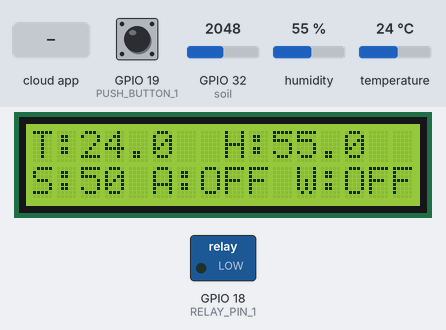
A sketch run on a simulated ESP32. On the bench: 16×2 character LCD, switched loads named in the sketch (green lamp = pin HIGH). The test bench sets the inputs (shaded band); at power-on: GPIO 19 (PUSH_BUTTON_1) HIGH, GPIO 32 (soil) = 2048, humidity 55 %, temperature 24 °C. WiFi joins after 1.5 s; servers stay silent unless stated; no MQTT or app messages arrive unless stated; what the sketch prints to the serial monitor is not drawn.

Above: at 3.3 s.
3.4 s: GPIO 19 (PUSH_BUTTON_1) pulled LOW for 0.15 s
At 5.1 s:
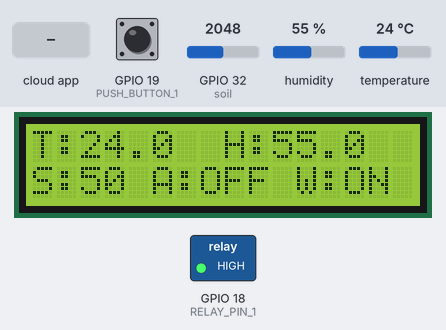
5.8 s: the phone or cloud app sets relaycontrol to OFF
At 6.3 s:
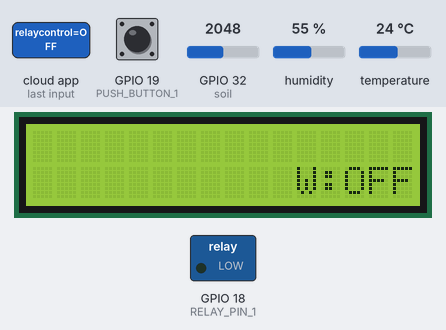
7.9 s: the phone or cloud app sets autoenable to ON
At 9.4 s:
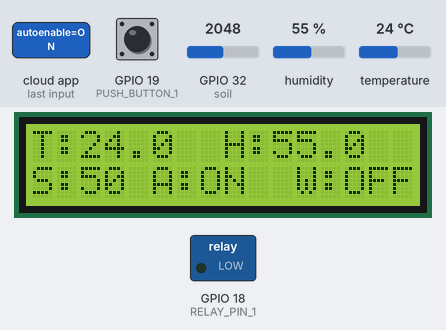
10.0 s: GPIO 32 (soil) set to 2457
At 11.2 s:
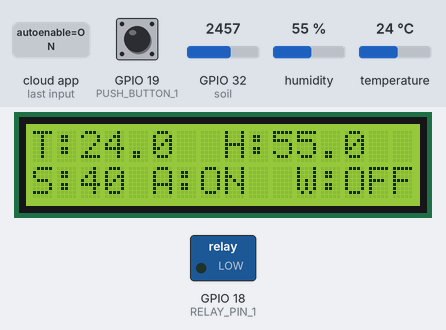
12.1 s: GPIO 32 (soil) set to 2549
At 14.8 s:
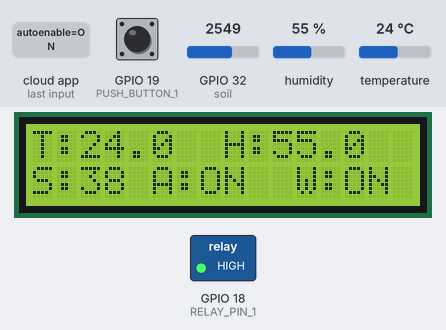
15.3 s: humidity set to 22 %
At 17.4 s:
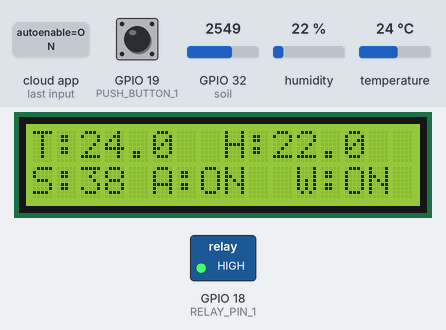
Timing chart, 0 to 18.9 s (numbered marks = the images above; inputs shaded):
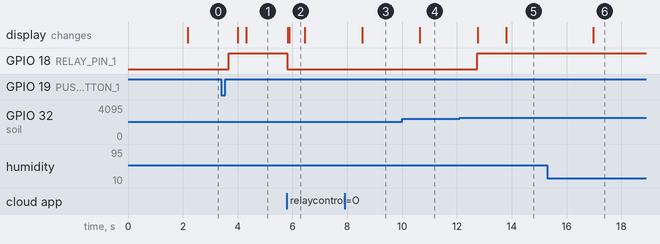

Measured:
- the behaviour switches between 2497 and 2498 on GPIO 32 (soil) (found by bisection; images 4 and 5)
- after the input at 3.4 s, GPIO 18 (RELAY_PIN_1): LOW → HIGH after 0.27 s; the display: first changes after 0.61 s (image 1 shows a later state)
- after the input at 5.8 s, GPIO 18 (RELAY_PIN_1): HIGH → LOW at once; the display: first changes at once (image 2 shows a later state)
- after the input at 7.9 s, the display: changes after 0.64 s (image 3)
- after the input at 10.0 s, the display: changes after 0.65 s (image 4)
- after the input at 12.1 s, GPIO 18 (RELAY_PIN_1): LOW → HIGH after 0.64 s; the display: first changes after 0.67 s (image 5 shows a later state)
- after the input at 15.3 s, the display: changes after 1.7 s (image 6)

The sketch:

doandanganh.ino
```cpp
#include <WiFi.h>
#include <Adafruit_MQTT.h>
#include <Adafruit_MQTT_Client.h>
#include <Wire.h>
#include <LiquidCrystal_I2C.h>
#include <DHT.h>
#include <TimeLib.h>
#include <NTPClient.h>
#include <WiFiUdp.h>

LiquidCrystal_I2C lcd(0x27, 16, 2);
const char* ssid = "abcd";
const char* password = "12345678";
#define AIO_SERVER "io.adafruit.com"
#define AIO_SERVERPORT 1883
#define AIO_USERNAME "dadanganh"
#define AIO_KEY "aio_MprK98xPGjMIUXq8zI9HXJh5g44X"
#define DHTPIN 4
#define DHTTYPE DHT11
DHT dht(DHTPIN, DHTTYPE);
WiFiUDP ntpUDP;
NTPClient timeClient(ntpUDP, "pool.ntp.org", 0, 60000);
#define soil 32
#define RELAY_PIN_1 18
#define PUSH_BUTTON_1 19

WiFiClient client;
Adafruit_MQTT_Client mqtt(&client, AIO_SERVER, AIO_SERVERPORT, AIO_USERNAME, AIO_KEY);

// Feeds
Adafruit_MQTT_Publish temperatureFeed = Adafruit_MQTT_Publish(&mqtt, AIO_USERNAME "/feeds/temperature");
Adafruit_MQTT_Publish humidityFeed = Adafruit_MQTT_Publish(&mqtt, AIO_USERNAME "/feeds/humidity");
Adafruit_MQTT_Publish soilMoistureFeed = Adafruit_MQTT_Publish(&mqtt, AIO_USERNAME "/feeds/soilmoisture");
Adafruit_MQTT_Publish relayFeed = Adafruit_MQTT_Publish(&mqtt, AIO_USERNAME "/feeds/relaycontrol");
Adafruit_MQTT_Subscribe relayControl = Adafruit_MQTT_Subscribe(&mqtt, AIO_USERNAME "/feeds/relaycontrol");
Adafruit_MQTT_Subscribe soilTargetFeed = Adafruit_MQTT_Subscribe(&mqtt, AIO_USERNAME "/feeds/soilmoisturetarget");
Adafruit_MQTT_Subscribe autoEnableFeed = Adafruit_MQTT_Subscribe(&mqtt, AIO_USERNAME "/feeds/autoenable");

int relay1State = LOW;
int previousRelayState = LOW;
bool pumpState = false;
bool isTimerEnable = false;
bool autoEnable = false;
int soilMin = 40;  // Giá trị mặc định
int soilMax = 60;  // Giá trị mặc định

unsigned long previousDataSendMillis = 0;
const long dataSendInterval = 30000;
unsigned long previousLCDUpdateMillis = 0;
const long lcdUpdateInterval = 1000;
unsigned long previousRelaySendMillis = 0;
const long relaySendCooldown = 1000;

// Callback cho relaycontrol
void relayCallback(char *data, uint16_t len) {
  String message = String(data);
  Serial.print("Received from relaycontrol: ");
  Serial.println(message);

  if (message == "ON") {
    relay1State = HIGH;
  } else if (message == "OFF") {
    relay1State = LOW;
  }
  digitalWrite(RELAY_PIN_1, relay1State);
  updateLCDForRelay();

  unsigned long currentMillis = millis();
  if (currentMillis - previousRelaySendMillis >= relaySendCooldown) {
    MQTT_connect();
    relayFeed.publish(relay1State == HIGH ? "ON" : "OFF");
    previousRelaySendMillis = currentMillis;
  }
}

// Callback cho soilmoisturetarget (min-max)
void soilTargetCallback(char *data, uint16_t len) {
  String message = String(data);
  Serial.print("Received soil moisture target: ");
  Serial.println(message);

  // Phân tích min và max từ chuỗi "min-max"
  int separatorIndex = message.indexOf('-');
  if (separatorIndex != -1) {
    soilMin = message.substring(0, separatorIndex).toInt();
    soilMax = message.substring(separatorIndex + 1).toInt();
    Serial.printf("Min: %d, Max: %d\n", soilMin, soilMax);
  }
}

// Callback cho autoenable (switch)
void autoEnableCallback(char *data, uint16_t len) {
  String message = String(data);
  autoEnable = (message == "ON");
  Serial.print("Auto mode: ");
  Serial.println(autoEnable ? "Enabled" : "Disabled");
}

void initializeLCD() {
  lcd.clear();
}

void updateLCDForRelay() {
  if (relay1State == HIGH) {
    lcd.setCursor(11, 1);
    lcd.print("W:ON ");
  } else {
    lcd.setCursor(11, 1);
    lcd.print("W:OFF");
  }
}

void DHT11sensor() {
  float h = dht.readHumidity();
  float t = dht.readTemperature();
  if (isnan(h) || isnan(t)) {
    Serial.println("Failed to read from DHT sensor!");
    return;
  }
  lcd.setCursor(0, 0);
  lcd.print("T:");
  lcd.print(t, 1);
  lcd.setCursor(8, 0);
  lcd.print("H:");
  lcd.print(h, 1);
  Serial.print("Temperature: ");
  Serial.print(t);
  Serial.print(" °C, Humidity: ");
  Serial.print(h);
  Serial.println(" %");
}

void soilMoistureSensor() {
  int value = analogRead(soil);
  value = map(value, 0, 4095, 0, 100);
  value = (value - 100) * -1;
  lcd.setCursor(0, 1);
  lcd.print("S:");
  lcd.print(value);
  lcd.print(" ");

  if (autoEnable) {
    unsigned long currentMillis = millis();
    if (value < soilMin && relay1State == LOW) {
      relay1State = HIGH;
      digitalWrite(RELAY_PIN_1, relay1State);
      if (currentMillis - previousRelaySendMillis >= relaySendCooldown) {
        MQTT_connect();
        relayFeed.publish("ON");
        previousRelaySendMillis = currentMillis;
      }
      lcd.setCursor(11, 1);
      lcd.print("W:ON ");
    } else if (value >= soilMax && relay1State == HIGH) {
      relay1State = LOW;
      digitalWrite(RELAY_PIN_1, relay1State);
      if (currentMillis - previousRelaySendMillis >= relaySendCooldown) {
        MQTT_connect();
        relayFeed.publish("OFF");
        previousRelaySendMillis = currentMillis;
      }
      lcd.setCursor(11, 1);
      lcd.print("W:OFF");
    }
  }
}

void updateLCDForAuto() {
  lcd.setCursor(5, 1);
  lcd.print("A:");
  lcd.print(autoEnable ? "ON " : "OFF");
}

void sendSensorData() {
  float h = dht.readHumidity();
  float t = dht.readTemperature();
  int soilValue = analogRead(soil);
  soilValue = map(soilValue, 0, 4095, 0, 100);
  soilValue = (soilValue - 100) * -1;

  MQTT_connect();
  temperatureFeed.publish(t);
  humidityFeed.publish(h);
  soilMoistureFeed.publish((int32_t)soilValue);
  Serial.println("Data sent to Adafruit IO:");
  Serial.print("Temperature: ");
  Serial.print(t);
  Serial.print(" °C, Humidity: ");
  Serial.print(h);
  Serial.print(" %, Soil Moisture: ");
  Serial.print(soilValue);
  Serial.println(" %");
}

void checkPhysicalButton() {
  if (digitalRead(PUSH_BUTTON_1) == LOW) {
    delay(200); // Debounce
    relay1State = !relay1State;
    digitalWrite(RELAY_PIN_1, relay1State);

    unsigned long currentMillis = millis();
    if (currentMillis - previousRelaySendMillis >= relaySendCooldown) {
      MQTT_connect();
      relayFeed.publish(relay1State == HIGH ? "ON" : "OFF");
      previousRelaySendMillis = currentMillis;
      Serial.println(relay1State == HIGH ? "p: ON" : "p: OFF");
    }
    while (digitalRead(PUSH_BUTTON_1) == LOW);
    delay(200); // Debounce
  }
}

void setup() {
  Serial.begin(9600);
  Wire.begin();
  lcd.init();
  lcd.backlight();
  pinMode(RELAY_PIN_1, OUTPUT);
  pinMode(PUSH_BUTTON_1, INPUT_PULLUP);

  WiFi.begin(ssid, password);
  while (WiFi.status() != WL_CONNECTED) {
    delay(1000);
    Serial.println("Connecting to WiFi...");
  }
  Serial.println("Connected to WiFi");

  dht.begin();
  timeClient.begin();
  initializeLCD();

  // Subscribe các feed
  mqtt.subscribe(&relayControl);
  relayControl.setCallback(relayCallback);
  mqtt.subscribe(&soilTargetFeed);
  soilTargetFeed.setCallback(soilTargetCallback);
  mqtt.subscribe(&autoEnableFeed);
  autoEnableFeed.setCallback(autoEnableCallback);

  MQTT_connect();
}

void loop() {
  MQTT_connect();
  unsigned long currentMillis = millis();

  if (currentMillis - previousDataSendMillis >= dataSendInterval) {
    previousDataSendMillis = currentMillis;
    sendSensorData();
  }

  if (currentMillis - previousLCDUpdateMillis >= lcdUpdateInterval) {
    previousLCDUpdateMillis = currentMillis;
    DHT11sensor();
    soilMoistureSensor();
    updateLCDForAuto();
  }

  if (relay1State != previousRelayState) {
    previousRelayState = relay1State;
    initializeLCD();
    updateLCDForRelay();
  }

  updateLCDForRelay();
  checkPhysicalButton();

  mqtt.processPackets(100);
}

void MQTT_connect() {
  int8_t ret;
  if (mqtt.connected()) {
    return;
  }
  Serial.print("Connecting to Adafruit IO...");
  uint8_t retries = 3;
  while ((ret = mqtt.connect()) != 0) {
    Serial.println(mqtt.connectErrorString(ret));
    Serial.println("Retrying Adafruit IO connection in 5 seconds...");
    mqtt.disconnect();
    delay(5000);
    retries--;
    if (retries == 0) {
      while (1);
    }
  }
  Serial.println("Adafruit IO connected!");
}
```
